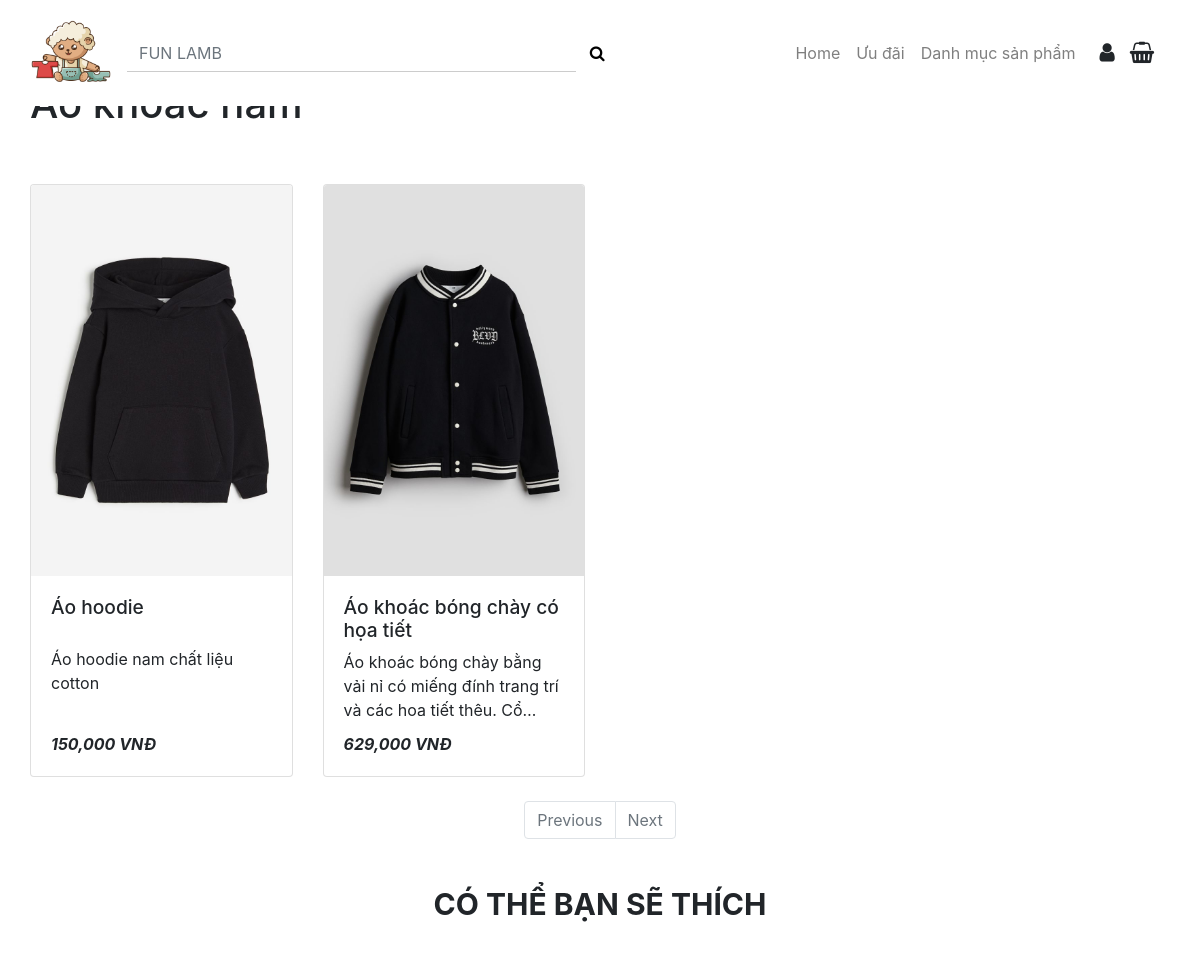
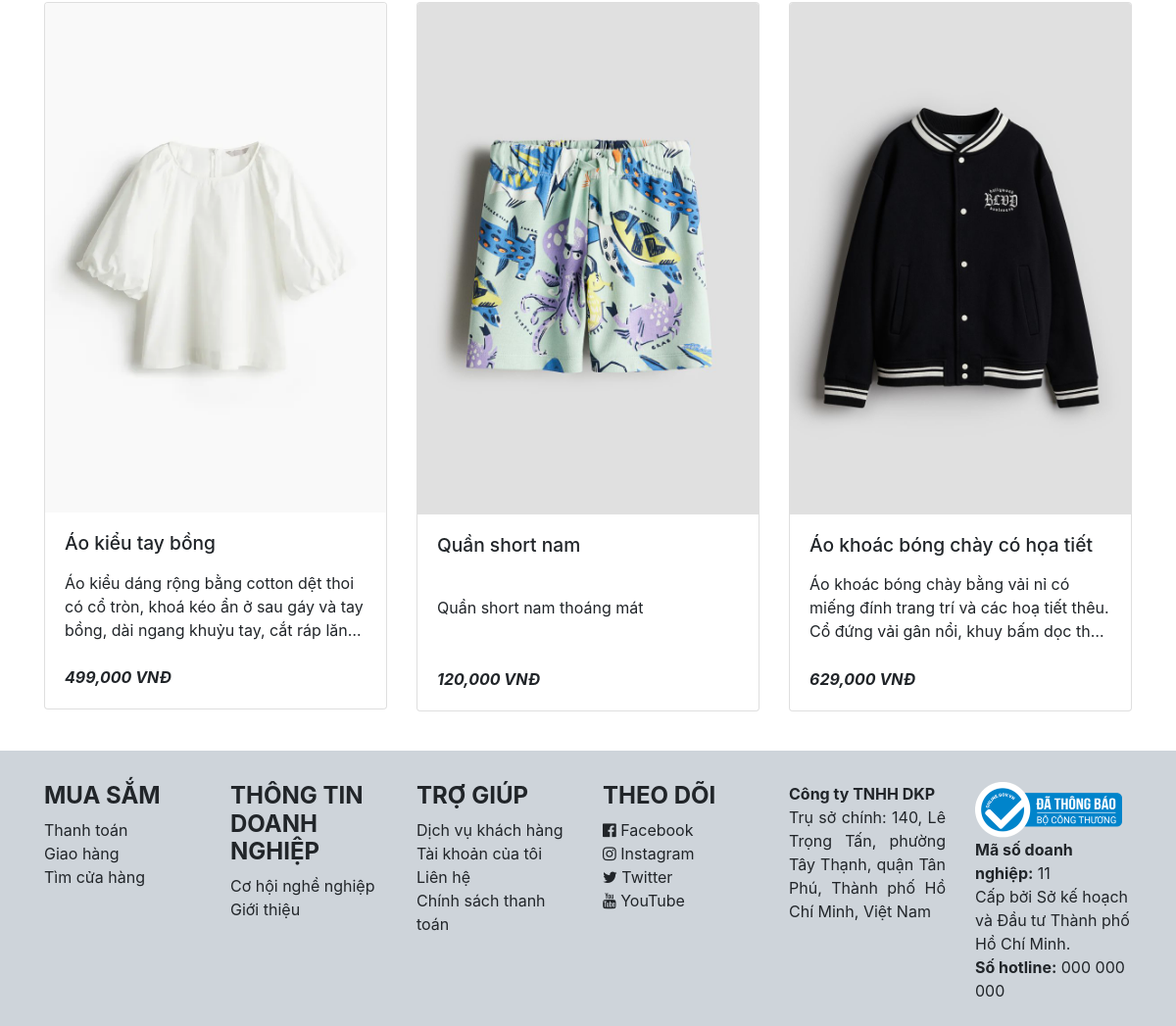
/danh-muc/DM01/, run on the app's committed database (2 pictures, top to bottom).
### home/models.py (models this page shows, shortened)
class SanPham(models.Model):
    NAM = "NAM"
    NU = "NU"
    UNISEX = "UNISEX"
    GIOI_TINH = [
        (NAM, "Nam"),
        (NU, "Nữ"),
        (UNISEX, "Unisex"),
    ]
    maSP = models.CharField(max_length=20, primary_key=True)
    tenSP = models.TextField()
    moTa = models.TextField()
    giaBan = models.IntegerField()
    chatLieu = models.TextField()
    mauSac = models.TextField()
    gioiTinh = models.CharField(
        max_length=6,
        choices=GIOI_TINH,
        default=UNISEX,
    )
    maDM = models.ForeignKey(DanhMuc, on_delete=models.CASCADE)
    maNH = models.ForeignKey(NhanHieu, on_delete=models.CASCADE)
    maNCC = models.ForeignKey(NhaCungCap, on_delete=models.CASCADE)
    hinhanh = models.ImageField(null=True, upload_to="images/sanpham/")
    hinhanh1 = models.ImageField(null=True, upload_to="images/sanpham/")
    kichCo = models.ManyToManyField(KichCo)

### home/views.py (the view)
# urls.py: path("danh-muc/<str:maDM>/", views.SPTheoDM, name="SPTheoDM"),
def SPTheoDM(request, maDM):
    dm = get_object_or_404(DanhMuc, maDM=maDM)
    spdm = SanPham.objects.filter(maDM=dm)
    sanpham_list = list(SanPham.objects.all())
    random_sanpham_list = random.sample(sanpham_list, 3)
    return render(
        request,
        "page/DSSP_TheoLoai.html",
        {"dm": dm, "spdm": spdm, "sanpham_list": random_sanpham_list},
    )

### home/context.py (called while the page is built)
def demGioHang(request):
    maKH = request.session.get("khach_hang_id")
    if maKH:
        khachHang = KhachHang.objects.get(maKH=maKH)
        so_luong = GioHang.objects.filter(maKH=khachHang).count()
    else:
        so_luong = 0
    return {"demGioHang": so_luong}

def category_danhmuc(request):
    category_list = Category.objects.all()
    danhmuc_list = DanhMuc.objects.all()
    return {
        'category_list': category_list,
        'danhmuc_list': danhmuc_list,
    }

### home/templates/page/DSSP_TheoLoai.html (shortened to what this page needs)
{% extends 'pages/layout.html' %}
{% load humanize %}
{% load static %}
{% block content %}
  <div class="container-fluid mt-2" style="padding-left: 15px; padding-right: 15px;">
    <h1>{{ dm.tenDM }}</h1>
    <div class="row">
      {% for sp in spdm %}
        <div class="col-md-3 mb-4 mt-5">
          <div class="card box-shadow">
            <div class="image-container">
              <img class="card-img-top" src="{{ sp.hinhanh.url }}" alt="{{ sp.tenSP }}" />
            </div>
            <div class="card-body">
              <h5 class="card-title">{{ sp.tenSP }}</h5>
              <p class="card-text description">{{ sp.moTa }}</p>
              <div class="card-text d-flex">
                <b><i>{{ sp.giaBan|intcomma }} VNĐ</i></b>
              </div>
            </div>
          </div>
        </div>
      {% endfor %}
    </div>
    <nav>
      <ul class="pagination justify-content-center">
        {% if sanpham_list.has_previous %}
          <li class="page-item">
            <a class="page-link" href="?page={{ sanpham_list.previous_page_number }}">Previous</a>
          </li>
        {% else %}
          <li class="page-item disabled">
            <a class="page-link" href="#" tabindex="-1" aria-disabled="true">Previous</a>
          </li>
        {% endif %}
        {% if sanpham_list.has_next %}
          <li class="page-item">
            <a class="page-link" href="?page={{ sanpham_list.next_page_number }}">Next</a>
          </li>
        {% else %}
          <li class="page-item disabled">
            <a class="page-link" href="#" tabindex="-1" aria-disabled="true">Next</a>
          </li>
        {% endif %}
      </ul>
    </nav>
    <div class="container-fluid mt-3 mb-3">
      <div class="row">
        <div class="col d-flex justify-content-center align-items-center" style="height: 100px;">
          <p style="font-size: 30px; margin: 0;">
            <b>CÓ THỂ BẠN SẼ THÍCH</b>
          </p>
        </div>
      </div>
      <div class="row">
        {% for sp in sanpham_list %}
          <div class="col-md-4 mb-4">
            <div class="card box-shadow">
              <div class="image-container">
                <img class="card-img-top" src="{{ sp.hinhanh.url }}" alt="{{ sp.tenSP }}" />
              </div>
              <div class="card-body">
                <h5 class="card-title">{{ sp.tenSP }}</h5>
                <p class="card-text description">{{ sp.moTa }}</p>
                <div class="card-text d-flex">
                  <b><i>{{ sp.giaBan|intcomma }} VNĐ</i></b>
                </div>
              </div>
            </div>
          </div>
        {% endfor %}
      </div>
    </div>
  </div>
{% endblock %}

### home/templates/page/DSSP_TheoLoai.html (style rules this page uses)
.image-container { position: relative; overflow: hidden; }
.card-body { height: 200px; display: flex; flex-direction: column; justify-content: space-between; }
.card-title { font-size: 1.2rem; margin-bottom: 0.5rem; }
.card-text.description { -webkit-line-clamp: 3; -webkit-box-orient: vertical; overflow: hidden; display: -webkit-box; text-overflow: ellipsis; }
.d-flex { display: flex; justify-content: space-between; align-items: center; }

### data on the page
SanPham: hinhanh (picture), tenSP "Áo hoodie", moTa "Áo hoodie nam chất liệu cotton", giaBan "150,000"
SanPham: hinhanh (picture), tenSP "Áo khoác bóng chày có họa tiết", moTa "Áo khoác bóng chày bằng vải nỉ có miếng đính trang trí và các hoạ tiết thêu.…", giaBan "629,000", moTa "Áo khoác bóng chày bằng vải nỉ có miếng đính trang trí và các hoạ tiết thêu. Cổ đứng vải gân nổi, khuy bấm dọc…"
SanPham: hinhanh (picture), tenSP "Áo kiểu tay bồng", moTa "Áo kiểu dáng rộng bằng cotton dệt thoi có cổ tròn, khoá kéo ẩn ở sau gáy và tay bồng, dài ngang khuỷu tay, cắt ráp…", giaBan "499,000"
SanPham: hinhanh (picture), tenSP "Quần short nam", moTa "Quần short nam thoáng mát", giaBan "120,000"
